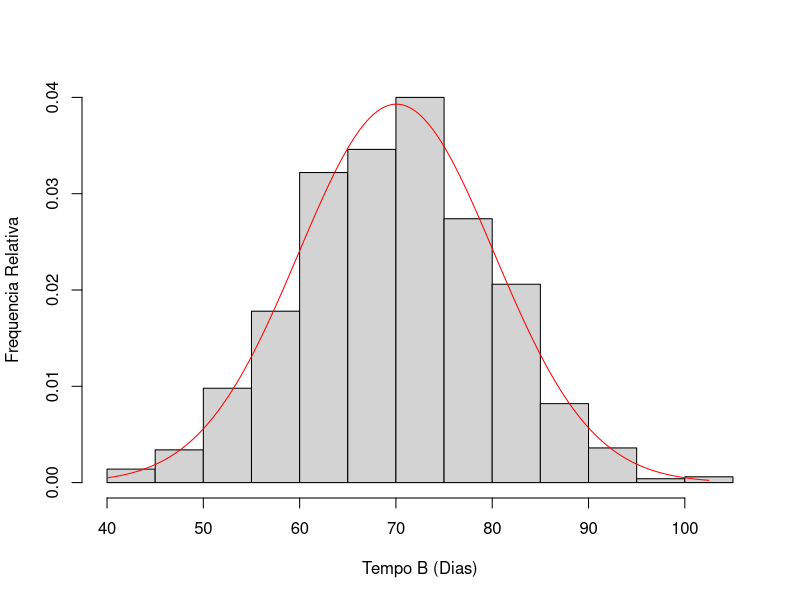
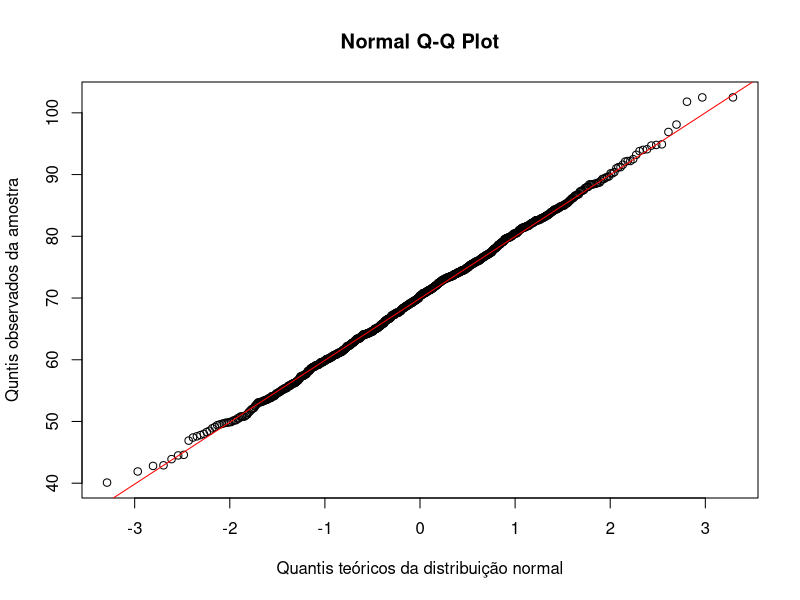

The R script that drew these images, in order:
setwd("~/Documents/projects/UTFPR/probabilidade-e-estatistica-MA35B/avaliacao2/exercicios")

data <- read.csv(file="probabilidade.csv", sep = ";")

temperatura <- data$Temperatura
firstBrand <- data[data$Marca=="A",]
secondBrand <- data[data$Marca=="B",]

tempoA <- firstBrand$Temperatura
tempoB <- secondBrand$Temperatura

mediaTempodata <- mean(temperatura)
desvio <- sd(temperatura)
x <- seq(min(temperatura), max(temperatura), by=0.001)
fteorico <- dnorm(x, mean=mediaTempodata, sd=desvio)

hist(temperatura, freq = F, xlab = "Tempo B (Dias)", ylab = "Frequencia Relativa", main = "")
lines(x, fteorico, col="red")

qqnorm(temperatura, ylab="Quntis observados da amostra", xlab = "Quantis teóricos da distribuição normal")
qqline(temperatura,col="red")
